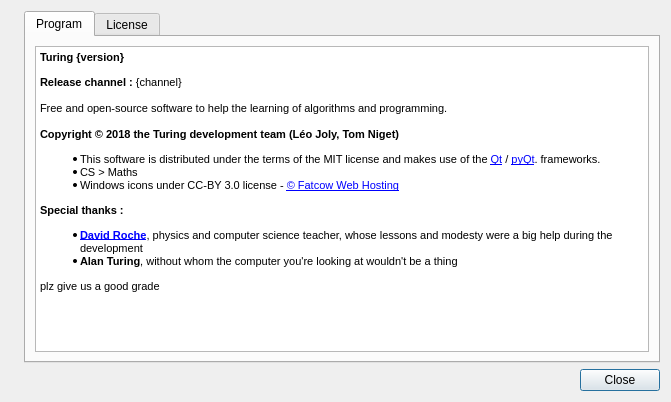
<?xml version="1.0" encoding="UTF-8"?>
<ui version="4.0">
 <class>AboutWindow</class>
 <widget class="QDialog" name="AboutWindow">
  <property name="geometry">
   <rect>
    <x>0</x>
    <y>0</y>
    <width>671</width>
    <height>402</height>
   </rect>
  </property>
  <property name="windowTitle">
   <string>About Turing</string>
  </property>
  <property name="windowIcon">
   <iconset>
    <normaloff>media/icon_32.png</normaloff>media/icon_32.png</iconset>
  </property>
  <property name="modal">
   <bool>true</bool>
  </property>
  <layout class="QVBoxLayout" name="verticalLayout">
   <item>
    <layout class="QHBoxLayout" name="horizontalLayout">
     <item>
      <widget class="QLabel" name="label">
       <property name="text">
        <string>&lt;img src=&quot;media/icon_96.png&quot;/&gt;</string>
       </property>
       <property name="textFormat">
        <enum>Qt::RichText</enum>
       </property>
      </widget>
     </item>
     <item>
      <widget class="QTabWidget" name="tabWidget">
       <property name="tabShape">
        <enum>QTabWidget::Rounded</enum>
       </property>
       <property name="currentIndex">
        <number>0</number>
       </property>
       <widget class="QWidget" name="tab">
        <attribute name="title">
         <string>Program</string>
        </attribute>
        <layout class="QVBoxLayout" name="verticalLayout_2">
         <item>
          <widget class="QTextBrowser" name="textBrowser_about">
           <property name="readOnly">
            <bool>true</bool>
           </property>
           <property name="html">
            <string>&lt;!DOCTYPE HTML PUBLIC &quot;-//W3C//DTD HTML 4.0//EN&quot; &quot;http://www.w3.org/TR/REC-html40/strict.dtd&quot;&gt;
&lt;html&gt;&lt;head&gt;&lt;meta name=&quot;qrichtext&quot; content=&quot;1&quot; /&gt;&lt;style type=&quot;text/css&quot;&gt;
p, li { white-space: pre-wrap; }
&lt;/style&gt;&lt;/head&gt;&lt;body style=&quot; font-family:'MS Shell Dlg 2'; font-size:8.25pt; font-weight:400; font-style:normal;&quot;&gt;
&lt;p style=&quot; margin-top:12px; margin-bottom:12px; margin-left:0px; margin-right:0px; -qt-block-indent:0; text-indent:0px;&quot;&gt;&lt;span style=&quot; font-weight:600;&quot;&gt;Turing {version}&lt;/span&gt;&lt;/p&gt;
&lt;p style=&quot; margin-top:12px; margin-bottom:12px; margin-left:0px; margin-right:0px; -qt-block-indent:0; text-indent:0px;&quot;&gt;&lt;span style=&quot; font-weight:600;&quot;&gt;Release channel : &lt;/span&gt;{channel} &lt;br /&gt;&lt;br /&gt;Free and open-source software to help the learning of algorithms and programming. &lt;br /&gt;&lt;br /&gt;&lt;span style=&quot; font-weight:600;&quot;&gt;Copyright © 2018 the Turing development team (Léo Joly, Tom Niget)&lt;/span&gt;&lt;/p&gt;
&lt;ul style=&quot;margin-top: 0px; margin-bottom: 0px; margin-left: 0px; margin-right: 0px; -qt-list-indent: 1;&quot;&gt;&lt;li style=&quot; margin-top:12px; margin-bottom:0px; margin-left:0px; margin-right:0px; -qt-block-indent:0; text-indent:0px;&quot;&gt;This software is distributed under the terms of the MIT license and makes use of the &lt;a href=&quot;https://www.qt.io/&quot;&gt;&lt;span style=&quot; text-decoration: underline; color:#0000ff;&quot;&gt;Qt&lt;/span&gt;&lt;/a&gt; / &lt;a href=&quot;https://riverbankcomputing.com/software/pyqt/&quot;&gt;&lt;span style=&quot; text-decoration: underline; color:#0000ff;&quot;&gt;pyQt&lt;/span&gt;&lt;/a&gt;. frameworks.&lt;/li&gt;
&lt;li style=&quot; margin-top:0px; margin-bottom:0px; margin-left:0px; margin-right:0px; -qt-block-indent:0; text-indent:0px;&quot;&gt;CS &amp;gt; Maths&lt;/li&gt;
&lt;li style=&quot; margin-top:0px; margin-bottom:12px; margin-left:0px; margin-right:0px; -qt-block-indent:0; text-indent:0px;&quot;&gt;Windows icons under CC-BY 3.0 license - &lt;a href=&quot;http://www.fatcow.com/free-icons&quot;&gt;&lt;span style=&quot; text-decoration: underline; color:#0000ff;&quot;&gt;© Fatcow Web Hosting&lt;/span&gt;&lt;/a&gt;&lt;/li&gt;&lt;/ul&gt;
&lt;p style=&quot; margin-top:0px; margin-bottom:0px; margin-left:0px; margin-right:0px; -qt-block-indent:0; text-indent:0px;&quot;&gt;&lt;span style=&quot; font-weight:600;&quot;&gt;Special thanks :&lt;/span&gt;&lt;/p&gt;
&lt;ul style=&quot;margin-top: 0px; margin-bottom: 0px; margin-left: 0px; margin-right: 0px; -qt-list-indent: 1;&quot;&gt;&lt;li style=&quot; margin-top:12px; margin-bottom:0px; margin-left:0px; margin-right:0px; -qt-block-indent:0; text-indent:0px;&quot;&gt;&lt;a href=&quot;https://twitter.com/davR74130&quot;&gt;&lt;span style=&quot; font-weight:600; text-decoration: underline; color:#0000ff;&quot;&gt;David Roche&lt;/span&gt;&lt;/a&gt;, physics and computer science teacher, whose lessons and modesty were a big help during the development&lt;/li&gt;
&lt;li style=&quot; margin-top:0px; margin-bottom:12px; margin-left:0px; margin-right:0px; -qt-block-indent:0; text-indent:0px;&quot;&gt;&lt;span style=&quot; font-weight:600;&quot;&gt;Alan Turing&lt;/span&gt;, without whom the computer you're looking at wouldn't be a thing&lt;/li&gt;&lt;/ul&gt;
&lt;p style=&quot; margin-top:12px; margin-bottom:12px; margin-left:0px; margin-right:0px; -qt-block-indent:0; text-indent:0px;&quot;&gt;plz give us a good grade&lt;/p&gt;&lt;/body&gt;&lt;/html&gt;</string>
           </property>
           <property name="openExternalLinks">
            <bool>true</bool>
           </property>
          </widget>
         </item>
        </layout>
       </widget>
       <widget class="QWidget" name="tab_2">
        <attribute name="title">
         <string>License</string>
        </attribute>
        <layout class="QVBoxLayout" name="verticalLayout_3">
         <item>
          <widget class="QTextEdit" name="textEdit_2">
           <property name="html">
            <string>&lt;!DOCTYPE HTML PUBLIC &quot;-//W3C//DTD HTML 4.0//EN&quot; &quot;http://www.w3.org/TR/REC-html40/strict.dtd&quot;&gt;
&lt;html&gt;&lt;head&gt;&lt;meta name=&quot;qrichtext&quot; content=&quot;1&quot; /&gt;&lt;style type=&quot;text/css&quot;&gt;
p, li { white-space: pre-wrap; }
&lt;/style&gt;&lt;/head&gt;&lt;body style=&quot; font-family:'MS Shell Dlg 2'; font-size:8.25pt; font-weight:400; font-style:normal;&quot;&gt;
&lt;p style=&quot; margin-top:12px; margin-bottom:12px; margin-left:0px; margin-right:0px; -qt-block-indent:0; text-indent:0px;&quot;&gt;&lt;span style=&quot; font-size:8pt; font-weight:600;&quot;&gt;Copyright © 2018 Turing &lt;/span&gt;&lt;/p&gt;
&lt;p style=&quot; margin-top:12px; margin-bottom:12px; margin-left:0px; margin-right:0px; -qt-block-indent:0; text-indent:0px;&quot;&gt;&lt;span style=&quot; font-size:8pt;&quot;&gt;Permission is hereby granted, free of charge, to any person obtaining a copy of this software and associated documentation files (the &amp;quot;Software&amp;quot;), to deal in the Software without restriction, including without limitation the rights to use, copy, modify, merge, publish, distribute, sublicense, and/or sell copies of the Software, and to permit persons to whom the Software is furnished to do so, subject to the following conditions: &lt;/span&gt;&lt;/p&gt;
&lt;p style=&quot; margin-top:12px; margin-bottom:12px; margin-left:0px; margin-right:0px; -qt-block-indent:0; text-indent:0px;&quot;&gt;&lt;span style=&quot; font-size:8pt;&quot;&gt;The above copyright notice and this permission notice shall be included in all copies or substantial portions of the Software. &lt;/span&gt;&lt;/p&gt;
&lt;p style=&quot; margin-top:12px; margin-bottom:12px; margin-left:0px; margin-right:0px; -qt-block-indent:0; text-indent:0px;&quot;&gt;&lt;span style=&quot; font-size:8pt;&quot;&gt;THE SOFTWARE IS PROVIDED &amp;quot;AS IS&amp;quot;, WITHOUT WARRANTY OF ANY KIND, EXPRESS OR IMPLIED, INCLUDING BUT NOT LIMITED TO THE WARRANTIES OF MERCHANTABILITY, FITNESS FOR A PARTICULAR PURPOSE AND NONINFRINGEMENT. IN NO EVENT SHALL THE AUTHORS OR COPYRIGHT HOLDERS BE LIABLE FOR ANY CLAIM, DAMAGES OR OTHER LIABILITY, WHETHER IN AN ACTION OF CONTRACT, TORT OR OTHERWISE, ARISING FROM, OUT OF OR IN CONNECTION WITH THE SOFTWARE OR THE USE OR OTHER DEALINGS IN THE SOFTWARE.&lt;/span&gt;&lt;/p&gt;&lt;/body&gt;&lt;/html&gt;</string>
           </property>
          </widget>
         </item>
        </layout>
       </widget>
      </widget>
     </item>
    </layout>
   </item>
   <item>
    <widget class="QDialogButtonBox" name="buttonBox">
     <property name="orientation">
      <enum>Qt::Horizontal</enum>
     </property>
     <property name="standardButtons">
      <set>QDialogButtonBox::Close</set>
     </property>
    </widget>
   </item>
  </layout>
 </widget>
 <resources/>
 <connections>
  <connection>
   <sender>buttonBox</sender>
   <signal>accepted()</signal>
   <receiver>AboutWindow</receiver>
   <slot>accept()</slot>
   <hints>
    <hint type="sourcelabel">
     <x>248</x>
     <y>254</y>
    </hint>
    <hint type="destinationlabel">
     <x>157</x>
     <y>274</y>
    </hint>
   </hints>
  </connection>
  <connection>
   <sender>buttonBox</sender>
   <signal>rejected()</signal>
   <receiver>AboutWindow</receiver>
   <slot>reject()</slot>
   <hints>
    <hint type="sourcelabel">
     <x>316</x>
     <y>260</y>
    </hint>
    <hint type="destinationlabel">
     <x>286</x>
     <y>274</y>
    </hint>
   </hints>
  </connection>
 </connections>
</ui>
